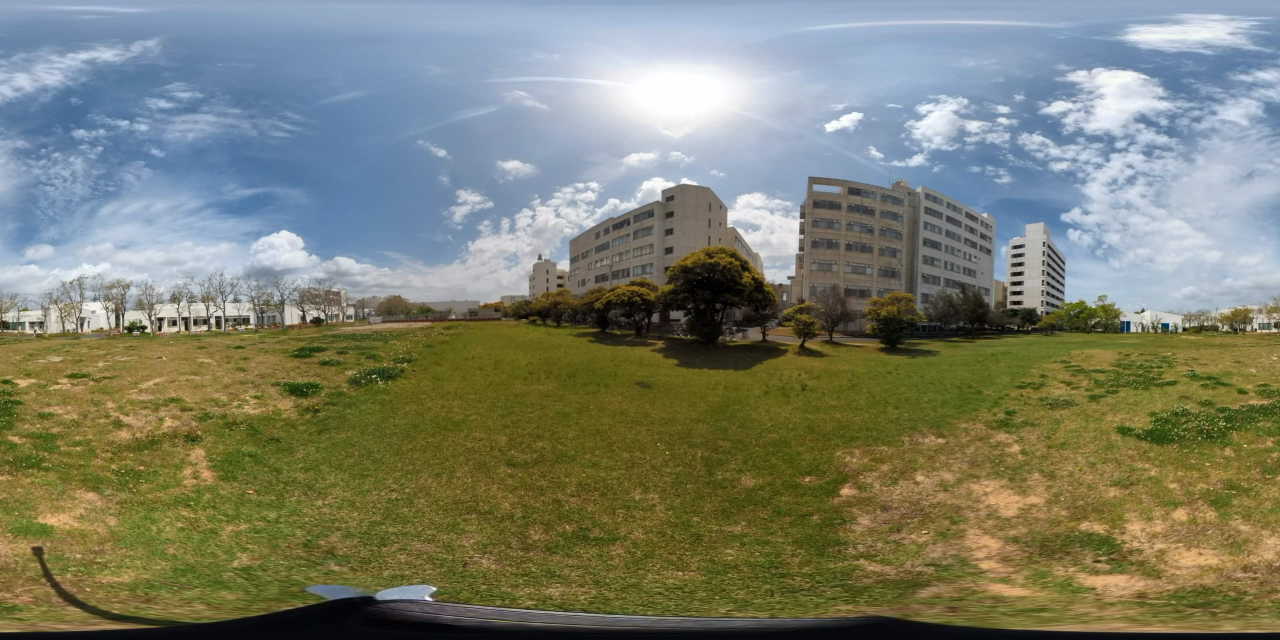
#> input picture assignment-2/IMG_20260422_104136_012.jpg, 3840 x 1920 px (shown at 1/3 size)
$ python assignment_2_3d_vector.py
#> lines starting #> are read from the running program, lines starting #| are printed output that depends on the picture
#> further down, img is the input picture: shape (1920, 3840, 3); mean B, G, R 110.6, 127.6, 124.1
import cv2
import numpy as np
import math


def rotation_matrix_from_vectors(a, b):
    """
    ベクトル a を ベクトル b に一致させる回転行列を求める
    """
    a = np.array(a, dtype=np.float64)
    b = np.array(b, dtype=np.float64)

    a = a / np.linalg.norm(a)
    b = b / np.linalg.norm(b)

    v = np.cross(a, b)
    c = np.dot(a, b)

    # a と b がほぼ同じ向き
    if np.isclose(c, 1.0):
        return np.eye(3)

    # a と b がほぼ反対向き
    if np.isclose(c, -1.0):
        # a と直交する適当な軸を作る
        axis = np.array([1.0, 0.0, 0.0])
        if np.allclose(a, axis):
            axis = np.array([0.0, 1.0, 0.0])

        v = np.cross(a, axis)
        v = v / np.linalg.norm(v)

        # 180度回転の回転行列
        K = np.array([
            [0, -v[2], v[1]],
            [v[2], 0, -v[0]],
            [-v[1], v[0], 0]
        ])
        return np.eye(3) + 2 * K @ K

    # ロドリゲスの回転公式
    K = np.array([
        [0, -v[2], v[1]],
        [v[2], 0, -v[0]],
        [-v[1], v[0], 0]
    ])

    R = np.eye(3) + K + K @ K * ((1 - c) / (np.linalg.norm(v) ** 2))
    return R


def equirectangular_to_perspective_by_vector(
    img,
    eye_vec,
    fov_x_deg,
    fov_y_deg,
    out_w,
    out_h
):
    """
    正距円筒画像 img から、視線方向を3次元ベクトルで指定して透視投影画像を生成する

    Parameters
    ----------
    img : np.ndarray
        入力画像（正距円筒画像）
    eye_vec : tuple or list
        視線方向ベクトル。例: (0, 0, 1), (1, 0, 1), (0, -1, 1)
    fov_x_deg : float
        水平方向画角 [deg]
    fov_y_deg : float
        垂直方向画角 [deg]
    out_w : int
        出力画像の幅
    out_h : int
        出力画像の高さ

    Returns
    -------
    out_img : np.ndarray
        生成した透視投影画像
    """
#> called with eye_vec = (1, -0.3, 1), fov_x_deg = 60, fov_y_deg = 40, out_w = 800, out_h = 600

    in_h, in_w = img.shape[:2]
#> in_h = 1920; in_w = 3840

    # 視線方向ベクトルの確認
    eye_vec = np.array(eye_vec, dtype=np.float64)
    if np.linalg.norm(eye_vec) == 0:
        raise ValueError("eye_vec にゼロベクトルは指定できません")

    # 画角を degree -> rad に変換
    fov_x = math.radians(fov_x_deg)
    fov_y = math.radians(fov_y_deg)

    # 画像面上の画素間隔
    dx = 2.0 * math.tan(fov_x / 2.0) / out_w
    dy = 2.0 * math.tan(fov_y / 2.0) / out_h

    # 基準視線方向 z軸正方向を、指定された視線方向に向ける回転行列
    base_vec = np.array([0.0, 0.0, 1.0])
    R = rotation_matrix_from_vectors(base_vec, eye_vec)

    out_img = np.zeros((out_h, out_w, 3), dtype=np.uint8)

    for vp in range(out_h):
        for up in range(out_w):
            # 回転前の画像面上の3次元ベクトル
            x = (up - out_w / 2.0) * dx
            y = (vp - out_h / 2.0) * dy
            z = 1.0

            vec = np.array([x, y, z], dtype=np.float64)

            # 視線方向に合わせて回転
            vec_rot = R @ vec

            xr, yr, zr = vec_rot

            # ベクトル -> 角度(theta, phi)
            theta = math.atan2(xr, zr)
            phi = -math.atan2(yr, math.sqrt(xr * xr + zr * zr))

            # 角度(theta, phi) -> 正距円筒画像座標(ue, ve)
            ue = (theta + math.pi) * in_w / (2.0 * math.pi)
            ve = (math.pi / 2.0 - phi) * in_h / math.pi

            ue_int = int(round(ue)) % in_w
            ve_int = int(round(ve))

            if 0 <= ve_int < in_h:
                out_img[vp, up] = img[ve_int, ue_int]
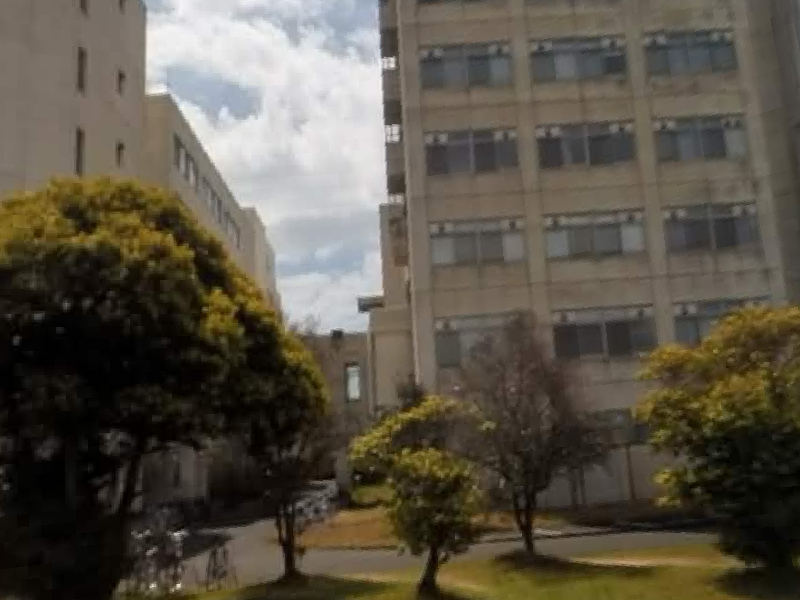
#> out_img: shape (600, 800, 3); mean B, G, R 71.3, 83.9, 90.5

    return out_img


if __name__ == "__main__":
    input_path = "IMG_20260422_104136_012.jpg"
    output_path = "perspective_by_vector.jpg"

    img = cv2.imread(input_path)
    if img is None:
        raise FileNotFoundError(f"画像を読み込めません: {input_path}")

    # 例1: 正面方向
    # eye_vec = (0, 0, 1)

    # 例2: 右方向を向く
    # eye_vec = (1, 0, 1)

    # 例3: 上方向を向く
    # y軸は画像下方向が正なので、上を向きたい場合は y を負にする
    eye_vec = (1, -0.3, 1)

    out = equirectangular_to_perspective_by_vector(
        img,
        eye_vec=eye_vec,
        fov_x_deg=60,
        fov_y_deg=40,
        out_w=800,
        out_h=600
    )

    cv2.imwrite(output_path, out)
    print(f"保存しました: {output_path}")

$ run again, with assignment-2/IMG_20260422_104206_271.jpg copied over assignment-2/IMG_20260422_104136_012.jpg
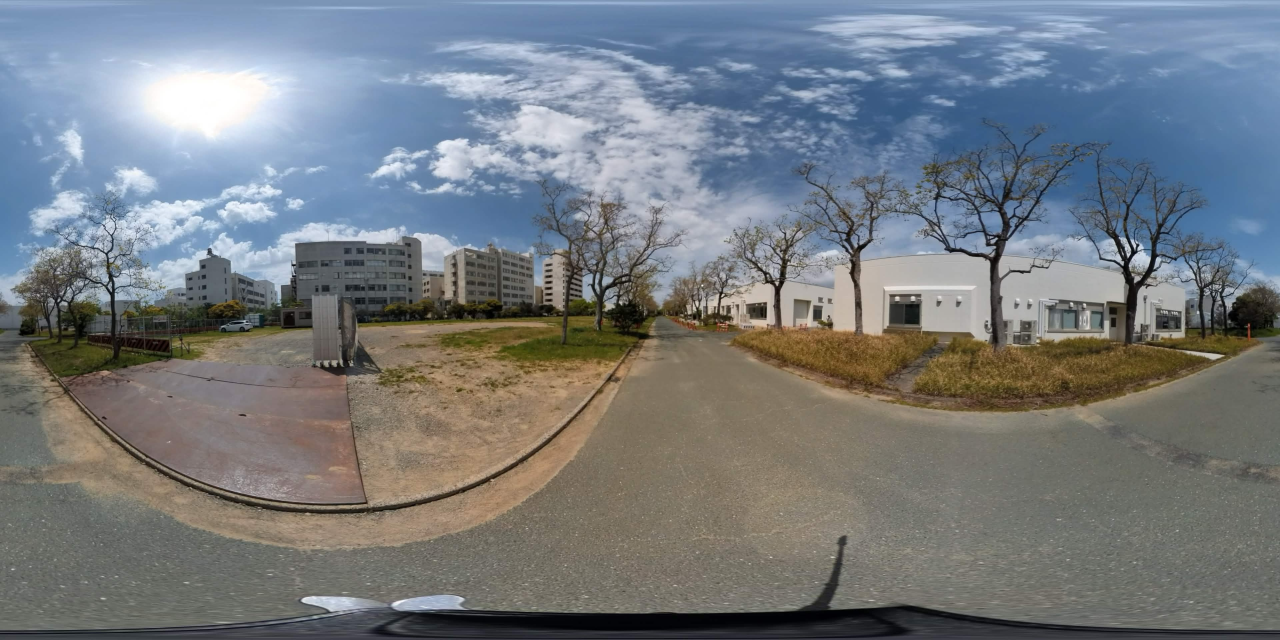
#> input picture assignment-2/IMG_20260422_104206_271.jpg, 3840 x 1920 px (shown at 1/3 size)
#> img is the input picture: shape (1920, 3840, 3); mean B, G, R 128.1, 123.3, 117.8
#> after the loop in equirectangular_to_perspective_by_vector, `for vp in range(out_h):`:
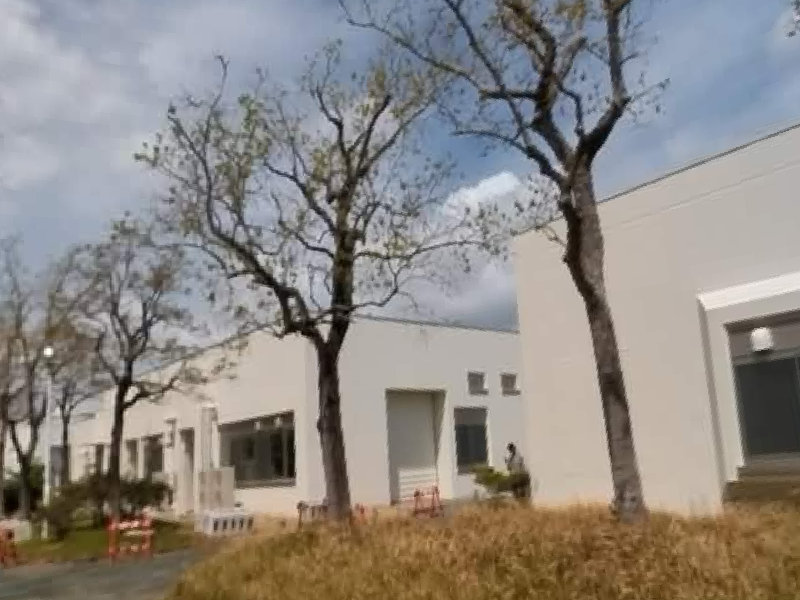
#> out_img: shape (600, 800, 3); mean B, G, R 131.6, 136.6, 141.7

$ run again, with assignment-2/IMG_20260422_104220_766.jpg copied over assignment-2/IMG_20260422_104136_012.jpg
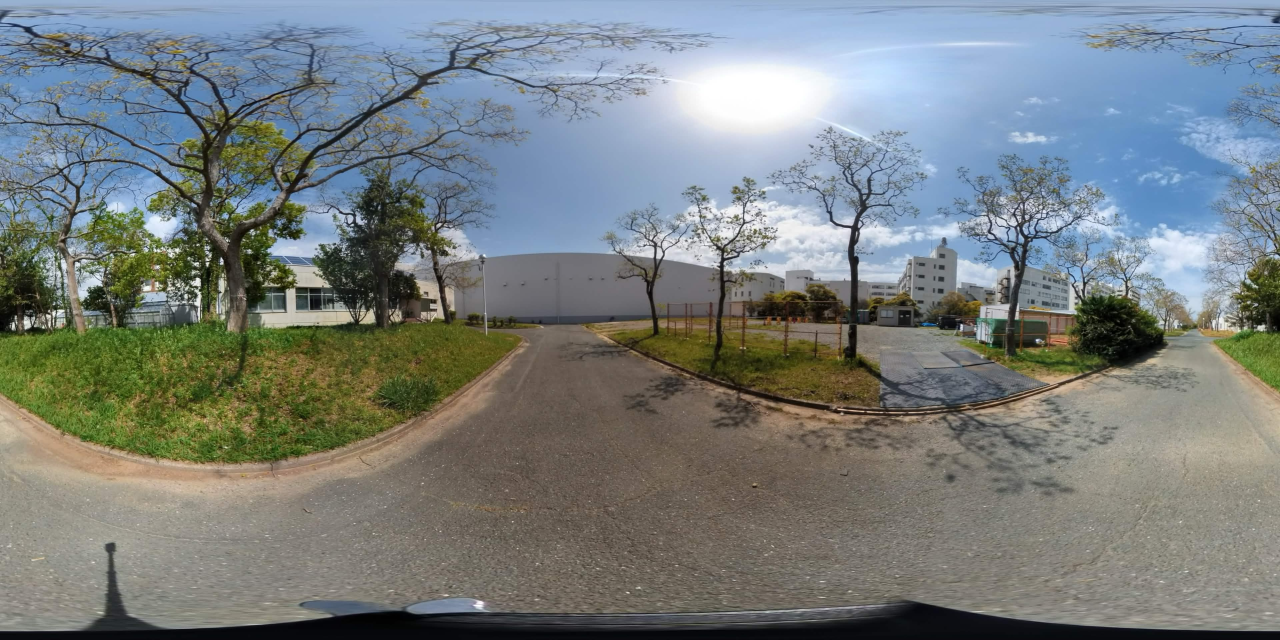
#> input picture assignment-2/IMG_20260422_104220_766.jpg, 3840 x 1920 px (shown at 1/3 size)
#> img is the input picture: shape (1920, 3840, 3); mean B, G, R 127.2, 127.1, 120.3
#> after the loop in equirectangular_to_perspective_by_vector, `for vp in range(out_h):`:
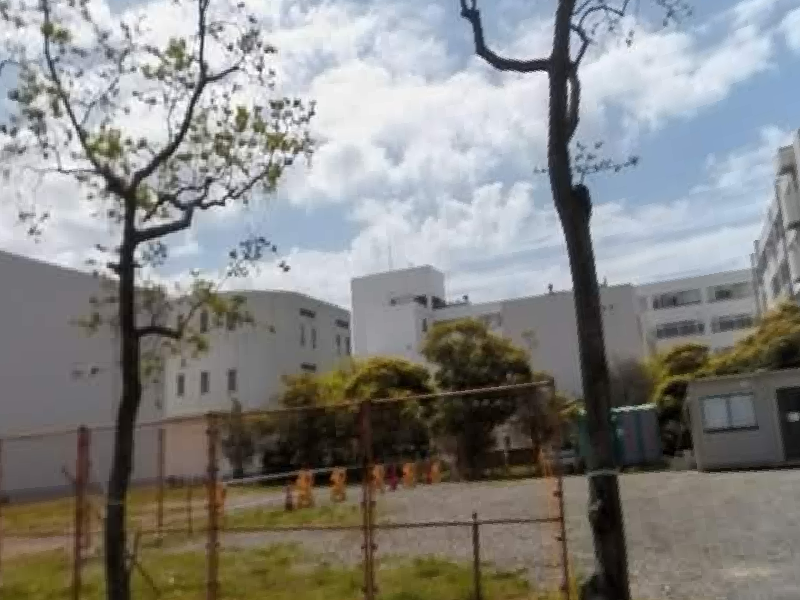
#> out_img: shape (600, 800, 3); mean B, G, R 131.2, 133.6, 133.8

$ run again, with assignment-2/perspective_no_rotation.jpg copied over assignment-2/IMG_20260422_104136_012.jpg
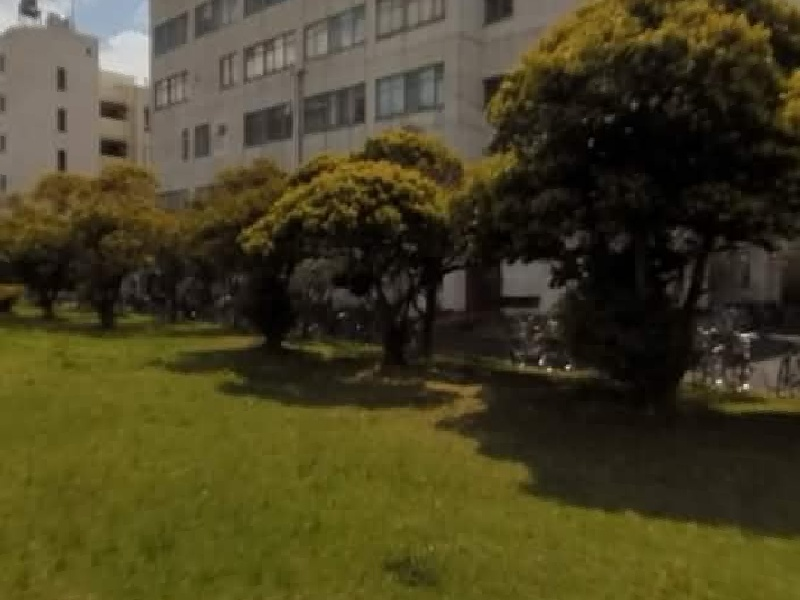
#> input picture assignment-2/perspective_no_rotation.jpg, 800 x 600 px
#> img is the input picture: shape (600, 800, 3); mean B, G, R 35, 64.6, 70.8
#> after the loop in equirectangular_to_perspective_by_vector, `for vp in range(out_h):`:
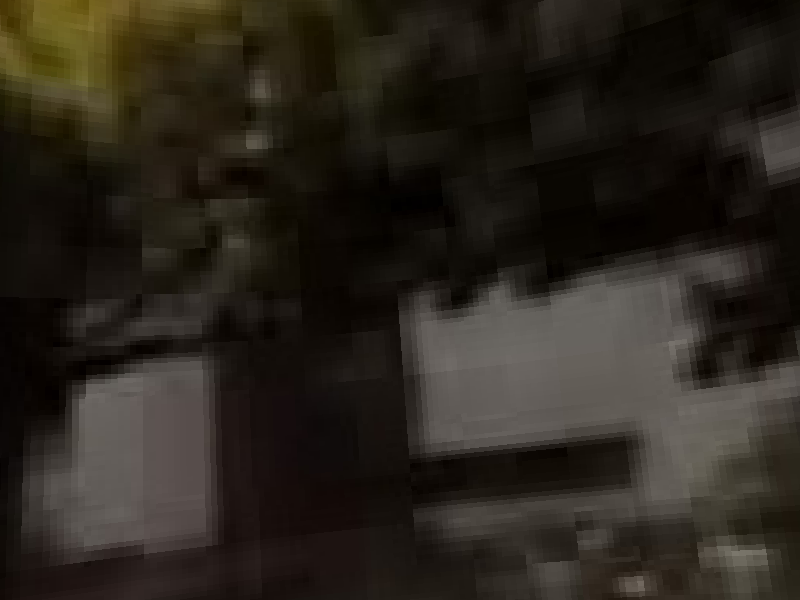
#> out_img: shape (600, 800, 3); mean B, G, R 28.8, 36.6, 42
